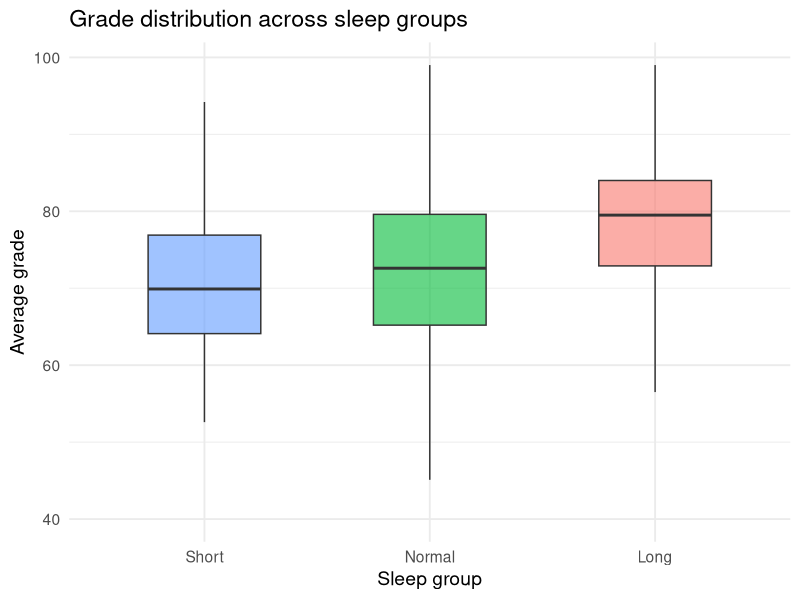
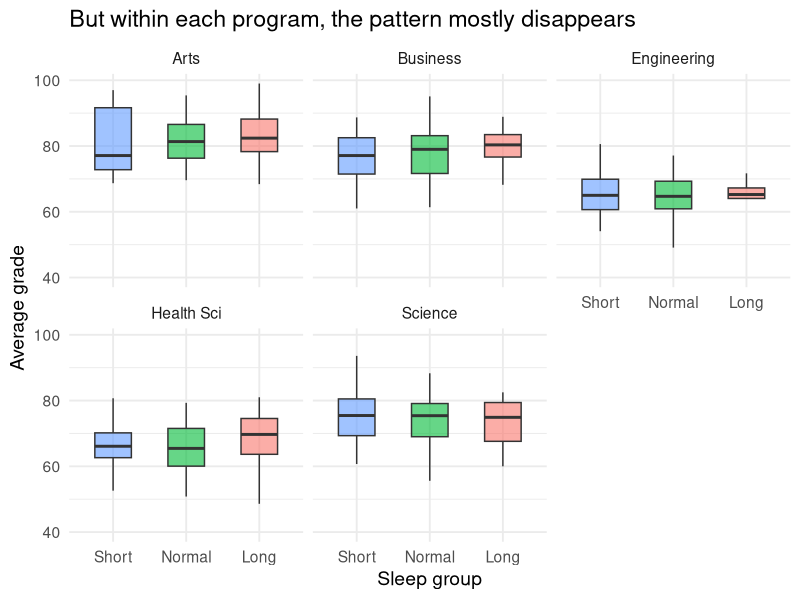

Recreate these plots in R, in order.
## ---- chunk 1
#| context: setup
library(dplyr)
library(tibble)
library(ggplot2)
library(tidyverse)
library(readr)

survey <- read_csv("data/sleep_survey_v2.csv", show_col_types = FALSE)
## ---- chunk 2
#| context: output
#| autorun: true
survey |>
  mutate(
    sleep_group = case_when(
      sleep_hours < 6    ~ "Short",
      sleep_hours <= 7.5 ~ "Normal",
      sleep_hours > 7.5  ~ "Long"
    )
  ) |>
  filter(!is.na(sleep_group), !is.na(avg_grade)) |>
  ggplot(aes(x = sleep_group, y = avg_grade, fill = sleep_group)) +
  geom_boxplot(alpha = 0.6, show.legend = FALSE, width = 0.5, outlier.shape = NA) +
  scale_x_discrete(limits = c("Short", "Normal", "Long")) +
  labs(
    title = "Grade distribution across sleep groups",
    x = "Sleep group", y = "Average grade"
  ) +
  theme_minimal(base_size = 14)
## ---- chunk 3
survey |>
  mutate(
    sleep_group = case_when(
      sleep_hours < 6    ~ "Short",
      sleep_hours <= 7.5 ~ "Normal",
      sleep_hours > 7.5  ~ "Long"
    )
  ) |>
  filter(!is.na(sleep_group), !is.na(avg_grade), !is.na(program)) |>
  ggplot(aes(x = sleep_group, y = avg_grade, fill = sleep_group)) +
  geom_boxplot(alpha = 0.6, show.legend = FALSE, width = 0.5, outlier.shape = NA) +
  facet_wrap(~ program) +
  scale_x_discrete(limits = c("Short", "Normal", "Long")) +
  labs(
    title = "But within each program, the pattern mostly disappears",
    x = "Sleep group", y = "Average grade"
  ) +
  theme_minimal(base_size = 14)
